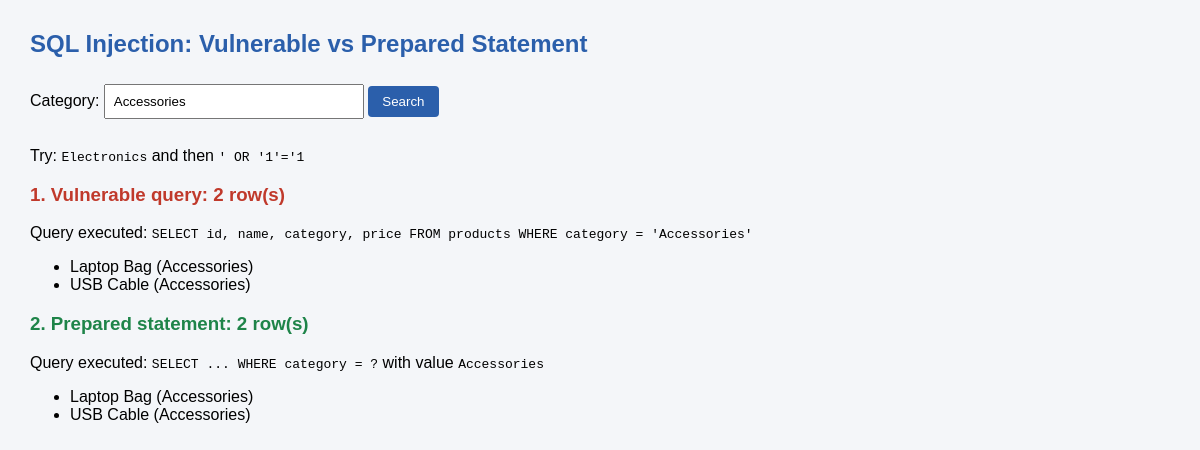
The page /sql_injection_demo.php?category=Accessories on the database its author committed.
### tables this page shows
CREATE TABLE products (
    id         INT UNSIGNED AUTO_INCREMENT PRIMARY KEY,
    name       VARCHAR(100)  NOT NULL,
    category   VARCHAR(50)   NOT NULL,
    price      DECIMAL(10,2) NOT NULL,
    image      VARCHAR(255)  NULL,
    created_at TIMESTAMP DEFAULT CURRENT_TIMESTAMP
);

### config.php (called while the page is built, shortened)
<?php
function e($value) {
    return htmlspecialchars((string)$value, ENT_QUOTES, 'UTF-8');
}
?>

### sql_injection_demo.php (the view, shortened to what this page needs)
<?php
require_once 'config.php';
$cat = $_GET['category'] ?? '';
$vulnRows = $safeRows = [];
$vulnSql = '';
if ($cat !== '') {
    $vulnSql = "SELECT id, name, category, price FROM products WHERE category = '$cat'";
    try {
        $vulnRows = $pdo->query($vulnSql)->fetchAll();
    } catch (PDOException $ex) {
        $vulnError = $ex->getMessage();
    }
    $stmt = $pdo->prepare("SELECT id, name, category, price FROM products WHERE category = ?");
    $stmt->execute([$cat]);
    $safeRows = $stmt->fetchAll();
}
?>
<!DOCTYPE html>
<html><head><meta charset="UTF-8"><title>SQL Injection Demo</title>
<link rel="stylesheet" href="style.css"></head>
<body>
<h2>SQL Injection: Vulnerable vs Prepared Statement</h2>
<form method="GET">
    Category: <input type="text" name="category" value="<?= e($cat) ?>" style="width:260px">
    <button type="submit">Search</button>
</form>
<p>Try: <code>Electronics</code> and then <code>' OR '1'='1</code></p>
<?php if ($cat !== ''): ?>
<h3 class="error">1. Vulnerable query: <?= count($vulnRows) ?> row(s)</h3>
<p>Query executed: <code><?= e($vulnSql) ?></code></p>
<ul><?php foreach ($vulnRows as $r): ?><li><?= e($r['name']) ?> (<?= e($r['category']) ?>)</li><?php endforeach; ?></ul>
<h3 class="success">2. Prepared statement: <?= count($safeRows) ?> row(s)</h3>
<p>Query executed: <code>SELECT ... WHERE category = ?</code> with value <code><?= e($cat) ?></code></p>
<ul><?php foreach ($safeRows as $r): ?><li><?= e($r['name']) ?> (<?= e($r['category']) ?>)</li><?php endforeach; ?></ul>
<?php endif; ?>
</body></html>

### style.css (style rules this page uses)
body { font-family: Arial, sans-serif; margin: 30px; background: #f4f6f9; }
h2 { color: #2b5fab; }
input[type=text], input[type=password], input[type=email], input[type=number], input[type=file], select { width: 100%; padding: 8px; margin: 6px 0 12px; box-sizing: border-box; }
button, .btn { background: #2b5fab; color: #fff; border: 0; padding: 8px 14px; border-radius: 4px; cursor: pointer; text-decoration: none; }
.error { color: #c0392b; }
.success { color: #1e8449; }

### rows shown on the page
products: name "Laptop Bag", category "Accessories"
products: name "USB Cable", category "Accessories"

### other values the page prints
count($vulnRows) "2"
$vulnSql "SELECT id, name, category, price FROM products WHERE category = 'Accessories'"
count($safeRows) "2"
